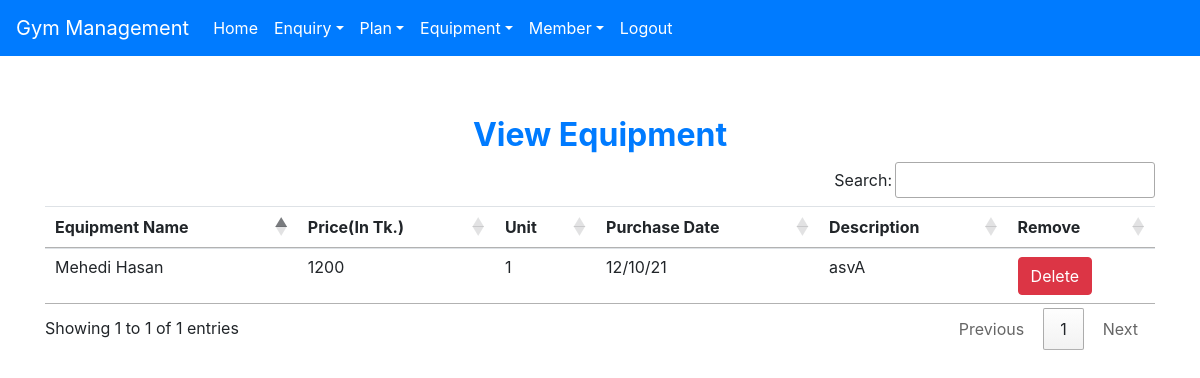
Before: /view_equipment (signed in) with the older database file.
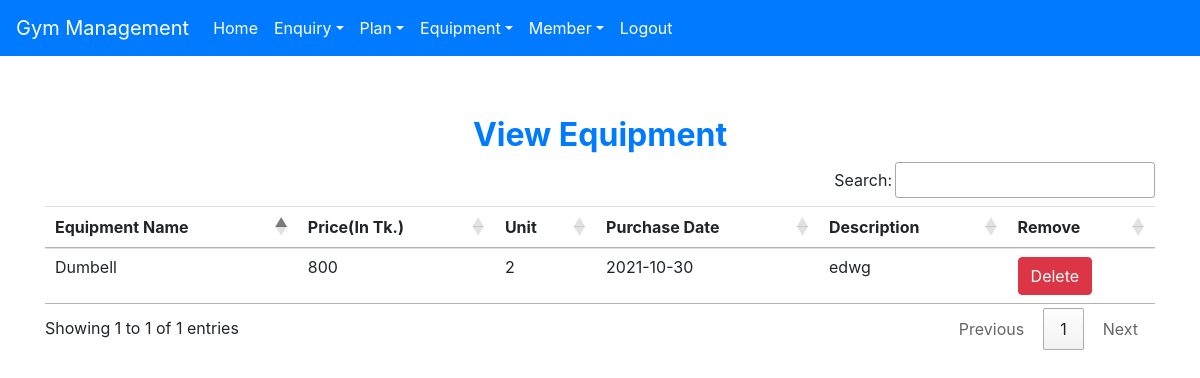
After: the same page with the newer database file.
### gym/models.py (models this page shows, shortened)
class Equipment(models.Model):
    name = models.CharField(max_length=100)
    price = models.CharField(max_length=10)
    unit = models.CharField(max_length=10)
    date = models.CharField(max_length=40)
    description = models.CharField(max_length=200)

### gym/views.py (the view)
# urls.py: path('view_equipment', View_Equipment, name='view_equipment'),
def View_Equipment(request):
    if not request.user.is_staff:
        return redirect('login')
    equipment = Equipment.objects.all()
    d = {'equipment': equipment}
    return render(request, 'view_equipment.html', d)

### gym/templates/view_equipment.html
{% extends 'navbar.html' %}
{% block body %}
<div class="container" style="margin-top: 60px">
    <h2 class="text-center text-primary font-weight-bold">View Equipment</h2>
    <table id="example" class="table table-hover">
        <thead>
            <tr>
                <th>Equipment Name</th>
                <th>Price(In Tk.)</th>
                <th>Unit</th>
                <th>Purchase Date</th>
                <th>Description</th>
                <th>Remove</th>
            </tr>
        </thead>
        <tbody>
            {% for i in equipment %}
                <tr>
                    <td>{{i.name}}</td>
                    <td>{{i.price}}</td>
                    <td>{{i.unit}}</td>
                    <td>{{i.date}}</td>
                    <td>{{i.description}}</td>
                    <td><a class="btn btn-danger" href="{% url 'delete_equipment' i.id %}" onclick="return confirm('Are you sure?')">Delete</a></td>
                </tr>
            {% endfor %}
        </tbody>
    </table>
</div>
{% endblock body %}

### gym/templates/navbar.html (shortened to what this page needs)
<html lang="en">
<head>
  {% load static %}
  <link rel="stylesheet" href="https://maxcdn.bootstrapcdn.com/bootstrap/4.5.2/css/bootstrap.min.css">
  <link rel="stylesheet" href="{% static 'css/style.css' %}">
  <link rel="stylesheet" href="https://cdn.datatables.net/1.11.3/css/jquery.dataTables.min.css">
  <link rel="stylesheet" href="https://cdn.datatables.net/buttons/2.0.1/css/buttons.dataTables.min.css">
</head>
<nav class="navbar navbar-expand-md bg-primary navbar-dark">
  <a class="navbar-brand" href="{% url 'login' %}">Gym Management</a>
  <div class="collapse navbar-collapse" id="abc">
    <ul class="navbar-nav">
      {% if request.user.is_staff %}
      <li class="nav-item">
        <a class="nav-link" href="{% url 'home' %}">Home</a>
      </li>
      <li class="nav-item dropdown">
        <a class="nav-link dropdown-toggle" data-toggle="dropdown" href="#">Enquiry</a>
      </li>
      <li class="nav-item dropdown">
        <a class="nav-link dropdown-toggle" data-toggle="dropdown" href="#">Plan</a>
      </li>
      <li class="nav-item dropdown">
        <a class="nav-link dropdown-toggle" data-toggle="dropdown" href="#">Equipment</a>
      </li>
      <li class="nav-item dropdown">
        <a class="nav-link dropdown-toggle" data-toggle="dropdown" href="#">Member</a>
      </li>
      <li class="nav-item">
        <a class="nav-link" href="{% url 'logout' %}">Logout</a>
      </li>
      {% endif %}
    </ul>
  </div>
</nav>
{% block body %}
{% endblock body %}

### gym/static/css/style.css (style rules this page uses)
.nav-link { color: white !important; }

Changed rows visible on the page:
removed Equipment: name "Mehedi Hasan", price "1200", unit "1", date "12/10/21", description "asvA"
added Equipment: name "Dumbell", price "800", unit "2", date "2021-10-30", description "edwg"
